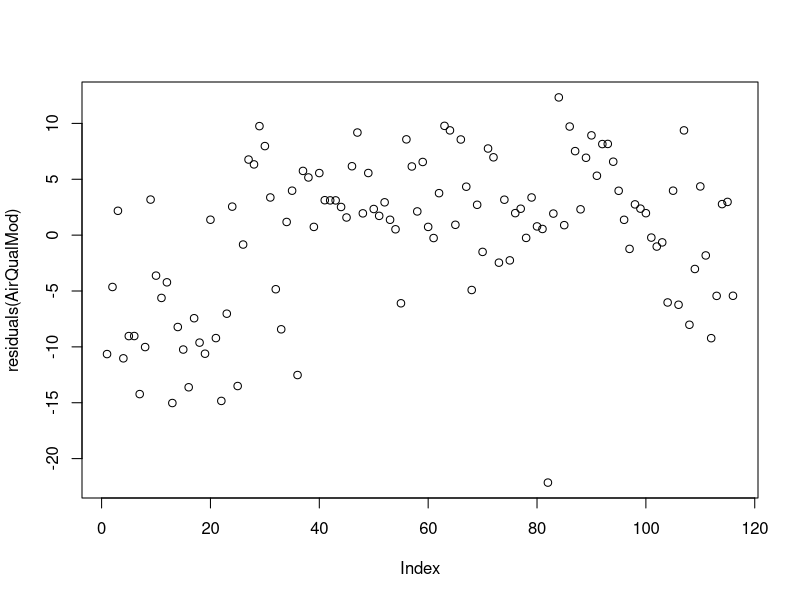
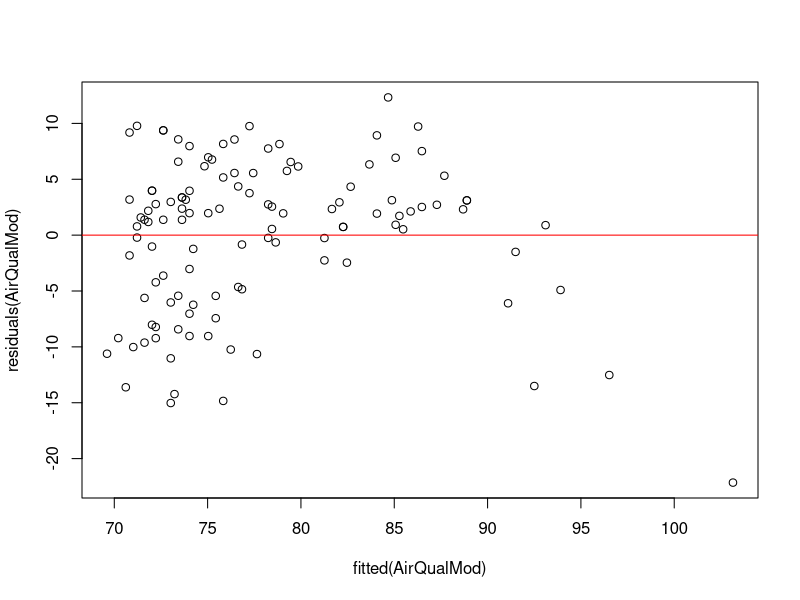
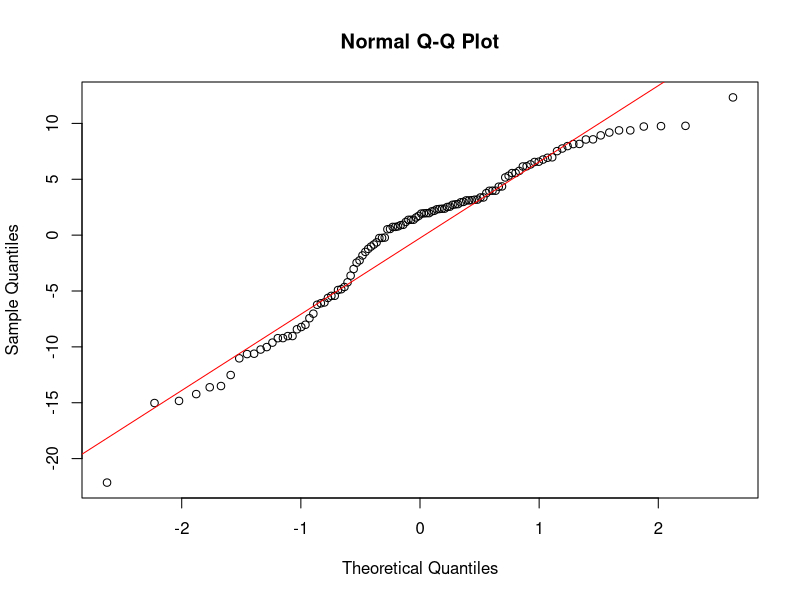

Recreate these plots in R, in order.
data("airquality")
AirQualMod = lm(Temp~Ozone, data=airquality)

###EXERCISE 4: Calculate the adjusted R2 manually
airqualnona=airquality[which(is.na(airquality$Ozone)==FALSE),]
newmod = lm(Temp~Ozone, data=airqualnona)

res2 = residuals(newmod)
RSS2 = sum(res2^2)
numerator = RSS2/(length(airqualnona$Ozone)-2)
denomenator = var(airqualnona$Temp)
numerator
denomenator
adjustedR2= 1-(numerator/denomenator)
adjustedR2
summary(newmod)
#adjustedR2=0.4832 which checks out based on the summary table

###EXERCISE 5

plot(residuals(AirQualMod))
#test independency with dwtest
install.packages(lmtest)
library(lmtest)
dwtest(AirQualMod, alternative=c("two.sided"))
plot(residuals(AirQualMod)~fitted(AirQualMod))
abline(lm(residuals(AirQualMod)~fitted(AirQualMod)), col="red")
#both plot and p value show that there is a autocorrelation, 
#this means that the variables are not independent of each other

#test homoscedasticity with bptest
install.packages(lmtest)
bptest(AirQualMod)
#The bp test gives us a p-value of 0.0721
#This means that the residuals are not homoscedastic

#test for normality with qqnorm
qqnorm(residuals(AirQualMod))
qqline(residuals(AirQualMod), col="red")
shapiro.test(residuals(AirQualMod))
#p-value = 0.000226
#this means that the residuals are not normally distributed


##With these three tests, we see that these three assumptions are violated 
##and we should not use a linear model!
